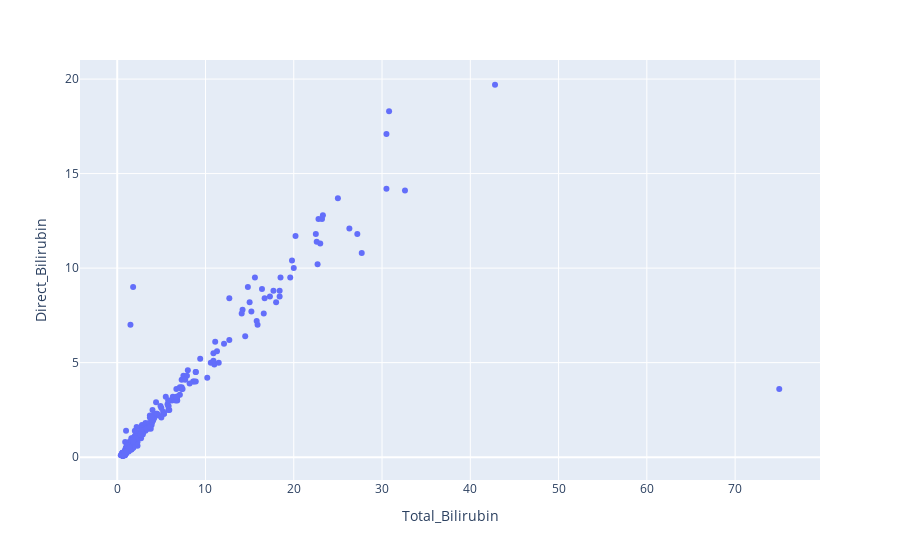

Here is the notebook cell this chart was saved with:
### Code cell
px.scatter(df, x='Total_Bilirubin', y='Direct_Bilirubin')

### Figure 1 — Plotly figure (JSON) as saved in the notebook; plotly's stock layout.template omitted (floating-point values rounded to 4 significant figures; data arrays with more than 128 entries replaced by an {"elided": "..."} marker saying what was removed)
{"data": [{"hovertemplate": "Total_Bilirubin=%{x}<br>Direct_Bilirubin=%{y}<extra></extra>", "legendgroup": "", "marker": {"color": "#636efa", "symbol": "circle"}, "mode": "markers", "name": "", "orientation": "v", "showlegend": false, "type": "scatter", "x": {"elided": "582 float values"}, "xaxis": "x", "y": {"elided": "582 float values"}, "yaxis": "y"}], "layout": {"legend": {"tracegroupgap": 0}, "margin": {"t": 60}, "xaxis": {"anchor": "y", "domain": [0, 1], "title": {"text": "Total_Bilirubin"}}, "yaxis": {"anchor": "x", "domain": [0, 1], "title": {"text": "Direct_Bilirubin"}}}}
